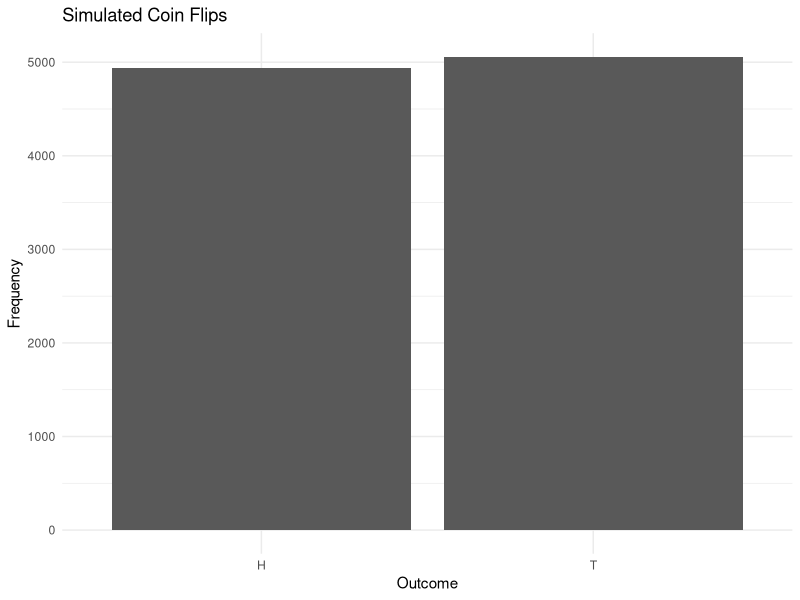
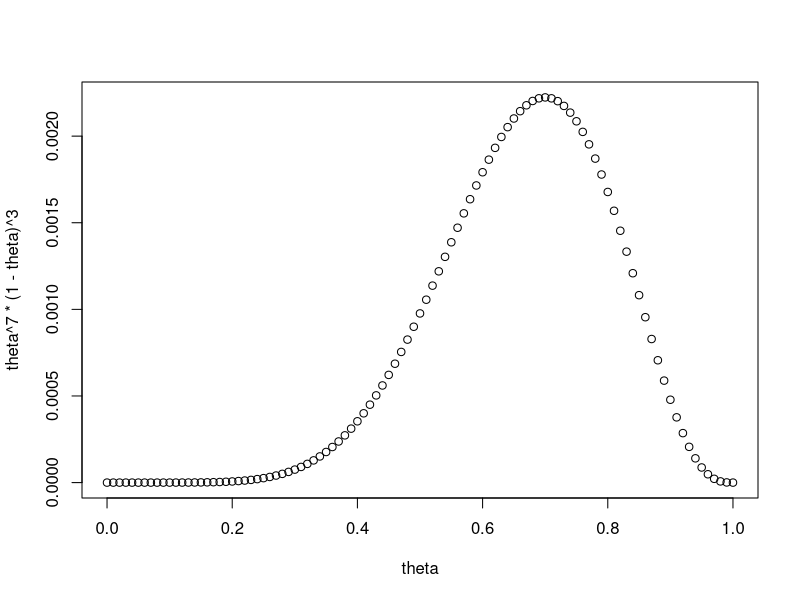

Recreate these plots in R, in order.
## ---- chunk 1
# Load necessary library
library(ggplot2)

# Always set seed for reproducibility
set.seed(123) 

# Simulate draws
n_draws <- 10000
outcomes <- sample(c("H", "T"), size = n_draws, replace = TRUE, prob = c(0.5, 0.5))

# Create a data frame for plotting
df <- data.frame(Outcome = outcomes)

# Plot the results
ggplot(df, aes(x = Outcome)) +
  geom_bar() +
  labs(title = "Simulated Coin Flips", x = "Outcome", y = "Frequency") + 
  theme_minimal()

paste("Of ", n_draws, " draws ",  table(df)[1], " were heads! ")
## ---- chunk 2
theta<-seq(0, 1, by = 0.01)
paste(paste("Possible value:", head(theta)), "..." )
cat("Assume we observe 7 heads, 3 tails. What's our best guess?\n \n \n")
plot(theta, theta^7*(1-theta)^3)
cat("The maximum value of the distribution is:" ,theta[which.max(theta^7*(1-theta)^3)])

